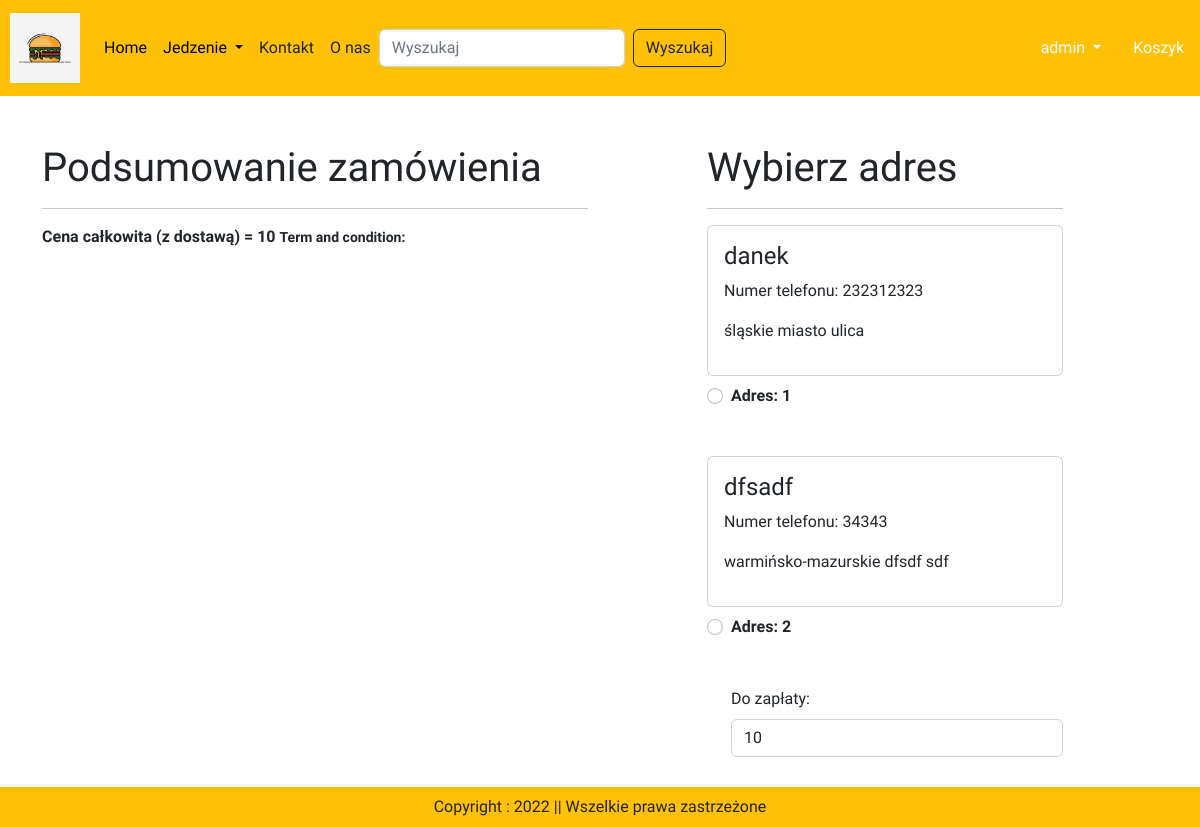
Screenshot of /checkout/ (signed in) with the database file from the repository.
### app/models.py (models this page shows, shortened)
class Client(models.Model):
    user = models.ForeignKey(User, on_delete=models.CASCADE)
    imie = models.CharField(max_length = 255)
    miasto = models.CharField(max_length = 255)
    ulica = models.CharField(max_length = 255)
    numer_domu_mieszkania = models.IntegerField(max_length = 3)
    telefon = models.IntegerField(default = 0)
    kodPocztowy = models.IntegerField()
    wojewodztwo = models.CharField(choices = WOJEWODZTWO_CHOICES, max_length=50)

### app/views.py (the view, shortened to what this page needs)
# urls.py: path('checkout/', views.checkout.as_view(), name='checkout'),
@method_decorator(login_required, name='dispatch')
class checkout(View):
    def get(self, request):
        totalitem = 0
        if request.user.is_authenticated:
            totalitem = len(Basket.objects.filter(user=request.user))
        user=request.user
        adres=Client.objects.filter(user=user)
        basket = Basket.objects.filter(user=user)
        famount = 0
        for i in basket:
            value = i.amount * i.product.cena
            famount = famount + value
        totalcost = famount + 10
        razoramount = int(totalcost * 100)
        client = razorpay.Client(auth=(settings.RAZOR_KEY_ID, settings.RAZOR_KEY_SECRET))
        data = {"amount":razoramount,"currency":"INR","receipt":"order_receiptid_12"}
        payment_response = client.order.create(data=data)
        print(payment_response)
        order_id = payment_response['id']
        print(order_id)
        order_status = payment_response['status']
        print(order_status)
        return render(request, 'app/checkout.html', locals())

### app/templates/app/checkout.html (shortened to what this page needs)
{% extends 'app/base.html' %}
{% load static %}
{% block main-content %}
<div class="container">
    <div class="row mt-5">
        <div class="col-sm-6">
            <h1>Podsumowanie zamówienia</h1>
            <hr>
            <p class="fw-bold">
                Cena całkowita (z dostawą) = {{totalcost}}
                <small>Term and condition:</small>
            </p>
        </div>
        <div class="col-sm-4 offset-sm-1">
            <h1>Wybierz adres</h1>
            <hr>
            <form method="post" id="myform" >
                {% for ad in adres %}
                <div class="card">
                    <div class="card-body">
                        <h4>{{ad.imie}}</h4>
                        <p>Numer telefonu: {{ad.telefon}}</p>
                        <p>{{ad.wojewodztwo}} {{ad.miasto}} {{ad.ulica}} {{ad.nr_mieszkania_domu}} {{kodPocztowy}}</p>
                    </div>
                </div>
                    <div class="form-check mt-2 mb-5">
                        <input class="form-check-input" type="radio" name="custid" id="custadd{{forloop.counter}}" value="{{ad.id}}">
                        <label for="custadd{{forloop.counter}}" class="form-check-label fw-bold">Adres: {{forloop.counter}}</label>
                    </div>
                {% endfor %}
                <div class="form-check mb-3">
                    <label for="totamount" class="form-label">Do zapłaty: </label>
                    <input type="number" class="form-control" name="totamount" value={{totalcost}} readonly>
                </div>
                <button type="submit" id="paybutton" class="btn btn-warning mt-3 px-5 fw-bold">Płatność</button>
            </form>
        </div>
    </div>
</div>
{% endblock main-content %}

### app/templates/app/base.html (shortened to what this page needs)
<!DOCTYPE html>
{% load static %}
<html lang="en">
<head>
    <link href="https://cdn.jsdelivr.net/npm/bootstrap@5.2.3/dist/css/bootstrap.min.css" rel="stylesheet">
    <link rel="stylesheet" href="{% static 'app/css/all.min.css' %}"/>
    <link rel="stylesheet" href="{% static 'app/css/owl.carousel.min.css' %}"/>
    <link rel="stylesheet" href="{% static 'app/css/style.css' %}"/>
  </head>
<body>
    <nav class="navbar navbar-expand-lg navbar-dark bg-warning">
        <a class="navbar-brand" href="#">
          <img style = "margin-left: 10px"src="{% static "app/images/burgerlogo.jpg" %}" width="70" height="70" />
        </a>
        <div class="collapse navbar-collapse" id="navbarSupportedContent">
          <ul class="navbar-nav mr-auto">
            {% if request.user.is_authenticated %}
            <li class="nav-item active">
              <a class="nav-link" style="color: black" href="/">Home <span class="sr-only">(current)</span></a>
            </li>
            <li class="nav-item dropdown">
              <a class="nav-link dropdown-toggle" style="color: black" href="#" id="navbarDropdown" role="button" data-bs-toggle="dropdown" aria-haspopup="true" aria-expanded="false">
                Jedzenie
              </a>
            </li>
            <li class="nav-item">
              <a class="nav-link text-dark" href="{% url 'kontakt' %}">Kontakt</a>
            </li>
            <li class="nav-item">
              <a class="nav-link text-dark" href="{% url 'onas' %}">O nas</a>
            </li>
          </ul>
          <form class="d-flex" role="search" action = "/search">
            <input class="form-control me-2" type="search" placeholder="Wyszukaj" name="search" aria-label="Search">
            <button class="btn btn-outline-dark" type="submit">Wyszukaj</button>
          </form>
        </div>
        <ul class="navbar-nav me-auto mb-2 mb-lg-0">
          <li class="nav-item dropdown mx-2">
            <a class = "nav-link dropdown-toggle text-white" href="#" id="profileDropdown" role="button" data-bs-toggle="dropdown" aria-expanded="false"> {{user}} </a>
          </li>
          <li class="nav-item mx-2">
            <a href="{% url 'showbasket' %}" class="nav-link text-white"> Koszyk </a>
          </li>
          {% endif %}
        </ul>
      </nav>
      {% block main-content %}{% endblock main-content %}
      <footer class="container-fluid fixed-bottom bg-warning text-center p-2 mt-5">
        Copyright : 2022 || Wszelkie prawa zastrzeżone
      </footer>
</body>
</html>

### app/templates/app/base.html (style rules this page uses)
body { font-family: 'Fredoka One', cursive; }

### rows the page displays
Client: imie "danek", telefon "232312323", wojewodztwo "śląskie", miasto "miasto", ulica "ulica"
Client: imie "dfsadf", telefon "34343", wojewodztwo "warmińsko-mazurskie", miasto "dfsdf", ulica "sdf"

### other values shown
{{ user }} "admin"
{{ totalcost }} "10"
